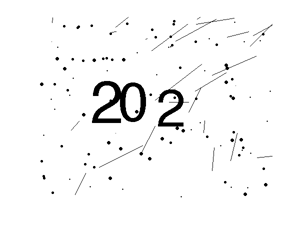
%> input picture computer-assisted-image-analysis/lab5/lab5/train_0001.png, 301 x 225 px
$ octave --eval "result = myclassifier(imread('train_0001.png'));"   (GNU Octave 9; MATLAB toolbox functions it lacks are replaced by stand-ins)
%> lines starting %> are read from the running program, lines starting %| are printed output that depends on the picture; in (x1, y1, x2, y2) boxes, pixels count from 0 and x2, y2 are one past the last pixel; in counts of white or black regions, pixels touching at a corner belong together; the program's own positions count from 1
function S = myclassifier(im)

%This classifier is not state of the art... but should give you an idea of
%the format we expect to make it easy to keep track of your scores. Input
%is the image, output is a 1 x 3 vector of the three numbers in the image
%
%This baseline classifier tries to guess... so should score about (3^3)^-1
%on average, approx. a 4% chance of guessing the correct answer.
%


%segment numbers
BW = im2bw(im, 0.5);
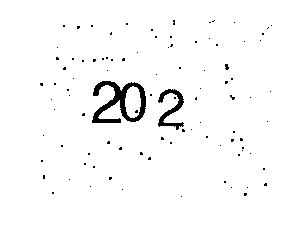
%> BW: size 225x301 logical; 97.5% white; 96 black regions (94 under 20 px), largest, box (x1, y1, x2, y2) and area: (92, 81, 146, 123) 936, (158, 89, 184, 130) 383
BW2 = (bwareafilt(imcomplement(BW),[100 10000])); %Extract objects from binary image by size
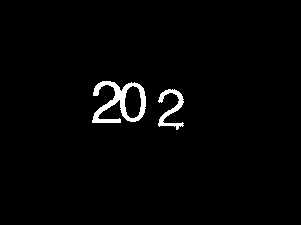
%> BW2: size 225x301 logical; 1.9% white; 2 white regions, box (x1, y1, x2, y2) and area: (92, 81, 146, 123) 936, (158, 89, 184, 130) 383
%figure, imshow(BW2);
se = strel('rectangle',[3 3]); %3 3
im_erode = imerode(BW2, se); % erode to separate some connected numbers
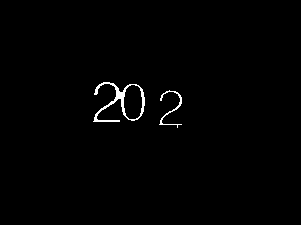
%> im_erode: size 225x301 logical; 0.9% white in thin lines or dots, all inside (x1, y1, x2, y2) = (93, 82, 182, 128)
%figure, imshow(im_erode);

%sometimes there are small areas because of the erosion -> if so remove
%small areas
CC_count = bwconncomp(im_erode);
%> CC_count = 2 connected components
if(CC_count.NumObjects > 3)
    im_erode = bwareafilt(im_erode,[100 10000]);
end

%determine connected components of image
cutouts{3} = [];
CC = bwconncomp(im_erode);
%> CC = 2 connected components
stats = regionprops(CC,'BoundingBox');
%> stats = 2 regions; box (x1, y1, x2, y2): (93, 82, 145, 122), (159, 90, 182, 128)


%Problematic are cases, where numbers are connected -> separate just by
%separating into equal halves or thirds
%if only two numbers are connected
if(CC.NumObjects ==2)
    numPixels = cellfun(@numel,CC.PixelIdxList);
%> numPixels = [471 141]
    [biggest,idx] = max(numPixels);
%> biggest = 471; idx = 1
    rect_old = stats(idx).BoundingBox;
%> rect_old = [93.5 82.5 52 40]

    rect1 = rect_old;
%> rect1 = [93.5 82.5 52 40]
    rect1(3) = rect_old(3)/2;
    rect2 = rect1;
%> rect2 = [93.5 82.5 26 40]
    rect2(1) = rect_old(1)+rect1(3);
    rect2(3) = rect_old(3)-rect_old(3)/2; %%neu
    stats(idx).BoundingBox = rect1;
    if(idx == 1)
        stats(3).BoundingBox = stats(2).BoundingBox;
        stats(idx+1).BoundingBox = rect2;
    else
        stats(idx+1).BoundingBox = rect2;
    end

end


%if all three numbers are connected
if(CC.NumObjects == 1)
    numPixels = cellfun(@numel,CC.PixelIdxList);
    [biggest,idx] = max(numPixels);
    rect_old = stats(idx).BoundingBox;
    rect1 = rect_old;
    rect1(3) = rect_old(3)/3;
    rect2 = rect1;
    rect2(1) = rect_old(1)+rect1(3);
    rect3 = rect2;
    rect3(1) = rect2(1)+rect2(3);
    stats(idx).BoundingBox = rect1;
    stats(idx+1).BoundingBox = rect2;
    stats(idx+2).BoundingBox = rect3;
end


for i=1:3

    cutouts{i} = imcrop(im_erode,stats(i).BoundingBox);
    CC_cutout = bwconncomp(cutouts{i});
    if(CC_cutout.NumObjects > 1)
        numPixels = cellfun(@numel,CC_cutout.PixelIdxList);
        [biggest,idx] = min(numPixels);
        cutouts{i}(CC_cutout.PixelIdxList{idx}) = 0;
    end
end
%> this loop made 3 passes
%> (CC_cutout, numPixels, biggest, idx) on pass 2: (2 connected components, [230 2], 2, 2)
%> CC_cutout on passes 1, 3: 1 connected component, 1 connected component
%> after the loop, cutouts = 3 items
% figure,imshow(cutouts{1});
% figure,imshow(cutouts{2});
% figure,imshow(cutouts{3});


res = [NaN NaN NaN];

%determining properties of cutouts/numbers
%eulerNumber: Number of objects in the region minus the number of holes in
%those objects -> 0 if it's a "0" and 1 if it's a "1"
%solidity: Proportion of the pixels in the convex hull that are also in the
%region (Area/ConvexArea) -> should be larger for 1s than for 2s
%aspect_ratio: height/width of bounding box -> 2 is more a square and 1 is
%a thinn rectangle.
for i=1:3
    eulerNumber = regionprops(cutouts{i},'EulerNumber');
    soliditiy = regionprops(cutouts{i},'Solidity');
    bounding_box = regionprops(cutouts{i},'Boundingbox');
    aspect_ratio = bounding_box(1).BoundingBox(4)/bounding_box(1).BoundingBox(3);

    if(eulerNumber(1).EulerNumber == 0) %number objects - number holes
        res(i) = 0;
    else
        if(aspect_ratio > 1.7)%(soliditiy(1).Solidity > 0.35)
            res(i) = 1;
        else
            res(i) = 2;
        end
    end
end
%> this loop made 3 passes
%> (eulerNumber, soliditiy, bounding_box, aspect_ratio) on passes 1 to 3: ({EulerNumber 1}, {Solidity 0.251}, {BoundingBox [0.5 0.5 27 40]}, 1.48), ({EulerNumber 0}, {Solidity 0.297}, {BoundingBox [0.5 2.5 26 37]}, 1.42), ({EulerNumber 1}, {Solidity 0.183}, {BoundingBox [0.5 0.5 23 38]}, 1.65)
%> after the loop, res = [2 0 2]

S=res;
%> S = [2 0 2]


end
